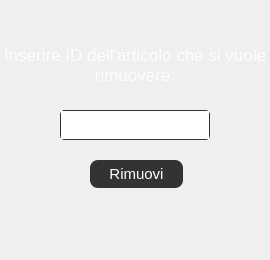
<?xml version="1.0" encoding="UTF-8"?>
<ui version="4.0">
 <class>rimuoviArticoloDialog</class>
 <widget class="QDialog" name="rimuoviArticoloDialog">
  <property name="geometry">
   <rect>
    <x>0</x>
    <y>0</y>
    <width>270</width>
    <height>260</height>
   </rect>
  </property>
  <property name="windowTitle">
   <string>LibreriaDigitale</string>
  </property>
  <widget class="QPlainTextEdit" name="rimuoviTextEdit">
   <property name="geometry">
    <rect>
     <x>60</x>
     <y>110</y>
     <width>150</width>
     <height>30</height>
    </rect>
   </property>
   <property name="styleSheet">
    <string notr="true">*{
color: #fdfdff;
border: 1px solid #333333;
font-family: &quot;Garamond&quot;;
border-radius: 4px;
font-size: 12pt;
}</string>
   </property>
   <property name="verticalScrollBarPolicy">
    <enum>Qt::ScrollBarAlwaysOff</enum>
   </property>
  </widget>
  <widget class="QLabel" name="rimuoviLabel">
   <property name="geometry">
    <rect>
     <x>0</x>
     <y>40</y>
     <width>270</width>
     <height>51</height>
    </rect>
   </property>
   <property name="styleSheet">
    <string notr="true">*{
color: #fdfdff;
font-family: &quot;Garamond&quot;;
font-size: 13pt;
}</string>
   </property>
   <property name="text">
    <string>&lt;html&gt;&lt;head/&gt;&lt;body&gt;&lt;p&gt;&lt;span style=&quot; color:#fdfdff;&quot;&gt;Inserire ID dell'articolo che si vuole rimuovere:&lt;/span&gt;&lt;/p&gt;&lt;/body&gt;&lt;/html&gt;</string>
   </property>
   <property name="alignment">
    <set>Qt::AlignCenter</set>
   </property>
   <property name="wordWrap">
    <bool>true</bool>
   </property>
  </widget>
  <widget class="QPushButton" name="rimuoviButton">
   <property name="geometry">
    <rect>
     <x>90</x>
     <y>160</y>
     <width>93</width>
     <height>28</height>
    </rect>
   </property>
   <property name="styleSheet">
    <string notr="true">*{
border-radius: 8px;
background-color:#333333; 
border: none;
color: white;
padding: 2px;
text-align: center;
font-size: 15px;
font-family: &quot;Garamond&quot;;
}

:hover {
background-color: #676767;
}

:pressed{
border: 1px solid #E0E2E2;
}</string>
   </property>
   <property name="text">
    <string>Rimuovi</string>
   </property>
  </widget>
  <widget class="QLabel" name="rimuoviMessageLabel">
   <property name="geometry">
    <rect>
     <x>0</x>
     <y>200</y>
     <width>270</width>
     <height>40</height>
    </rect>
   </property>
   <property name="text">
    <string/>
   </property>
   <property name="alignment">
    <set>Qt::AlignCenter</set>
   </property>
   <property name="wordWrap">
    <bool>true</bool>
   </property>
  </widget>
 </widget>
 <resources/>
 <connections/>
</ui>
